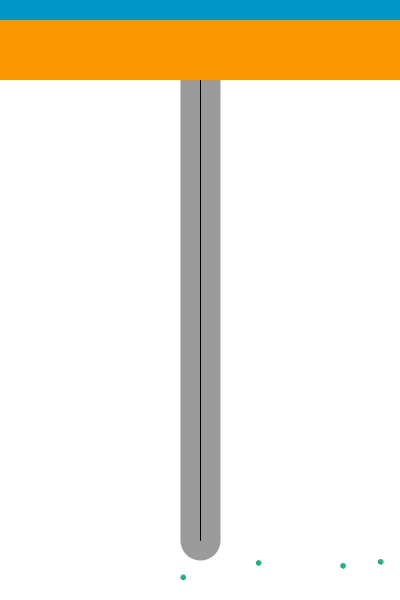
Frame 1 (no input)
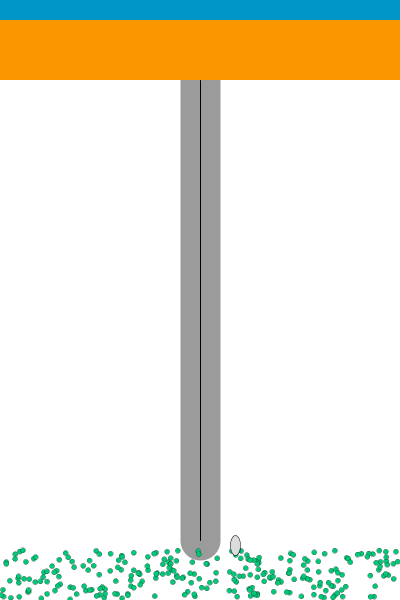
Frame 60 (the mouse pressed at the canvas centre just before this capture)
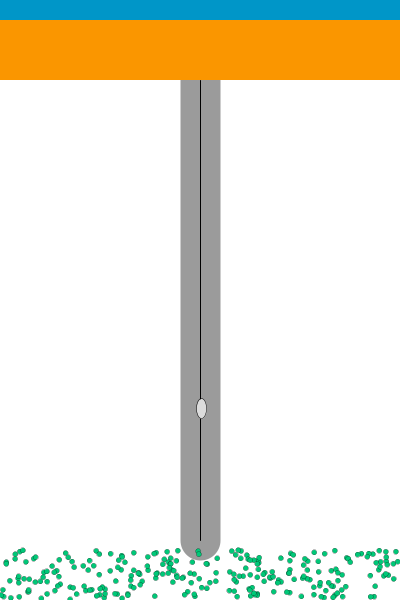
Frame 120 (the mouse held since frame 60 and released just before this capture)

The Processing sketch that drew these frames (run headless with seeded random() and noise(); from frame 60 on, the mouse is pressed at the canvas centre):

// Processing sketch: Ahmed_Christiana_Final_Proj_PN
// ── Ahmed_Christiana_Final_Proj_PN.pde
int len;//value to measure relative sizes of things
Path glialCell; 
CorticalPlate grid1; //grid for path glialCell
ArrayList<StemCell> stemCells; //stemCells that can reproduce or become neurons
ArrayList<Neuron> neurons; //new neurons that have not yet found their home

ArrayList<StemCell> deadCells = new ArrayList<StemCell>(); //stem cells that become neurons

boolean moved;
float sWidth;//screen width
float sHeight;//screen height

float neuralProb; //probability a cell will become a nerom
float glialProb; //probability a cell will become a glial cell
//float StemCellCount;


//if its not neural prob or glial prob then it will divide

// the walls of the neural tube contain neural stem cells, 
//which drive brain growth as they divide many times. 
//Gradually some of the cells stop dividing and differentiate 
//into neurons and glial cells, which are the main cellular 
//components of the CNS.

void setup() {
  size (400, 600);
  sWidth = width;
  sHeight = height;

  len = 20;
  //Path -> len * 4 to height
  glialCell = new Path();
  grid1 = new CorticalPlate();
  //may need to add more points if we decide path isn't just straight line
  //glialCell.addPoint(width/2, height-len*3); //start point
  //glialCell.start = glialCell.getStart();
  //glialCell.addPoint(width/2, len*4); //end point (must be last thing addd to arrayList)
  stemCells = new ArrayList<StemCell>();
  neurons = new ArrayList<Neuron>();

  stemCells.add(new StemCell());
  stemCells.add(new StemCell());
}

void draw () {
  background(255);
  glialCell.display();
  noStroke();
  fill(0, 150, 200);
  rect(0, 0, width, len);
  fill(250, 150, 0);
  rect(0, len, width, len*3);
  StemCellGrow();
  Neurons();
  for (int i = 0; i< neurons.size(); i++) {
    neurons.get(i).follow(glialCell);
    neurons.get(i).display();
  }
  travel(glialCell);
  grid1.display(glialCell);
  if (moved) {
    for (int i = 0; i< grid1.columns; i++) {
      for (int j = 0; j< grid1.rows; j++) {
        if (grid1.cells[i][j] != null) {
          grid1.cells[i][j].age();
        }
      }
    }
    //cell reches top, bool is true
    //run corticalplate
    //set bool to false again
  }
}

//this is the stem cell array getting bigger an dbeing displayed
void StemCellGrow() {
  stemCells.remove(deadCells);

  ArrayList<StemCell> newCells = new ArrayList<StemCell>(); 

  //StemCell closestCell;
  PVector closestPos = new PVector(500,500);
  float magClosest = closestPos.mag();
  
  for (int i = 0; i<stemCells.size(); i++) {
    StemCell me = stemCells.get(i);
    stemCells.get(i).display();
   
    for (int j = 0; j<stemCells.size(); j++) {
      if (stemCells.get(j) != stemCells.get(i)) {
        PVector pos = stemCells.get(j).position;
        //PVector closestPos = closestCell.position;
        //float closestVal = 
        PVector dist = PVector.sub(me.position, pos);
        if (dist.mag() < magClosest){
           closestPos =  stemCells.get(j).position;
        }
        // if stem cell !sense other stem cell
        // reproduce new stem cell
        if (stemCells.get(j).sensesOther(closestPos) == false || stemCells.size() <= 30) {   
          StemCell newCell = stemCells.get(j).reproduce();
          newCells.add(newCell);
          newCell.display();
          //stemCells.get(j).display();
        }
      }
    }
  }
  stemCells.addAll(newCells);
 
}


//this is the stem cell array getting bigger an dbeing displayed
//void StemCellGrow() {
//  stemCells.remove(deadCells);

//  ArrayList<StemCell> newCells = new ArrayList<StemCell>(); 
//  for (int i = 0; i<stemCells.size(); i++) {
//    stemCells.get(i).display();
//    float rand = random(1);
//    if (rand< 0.01) {   
//      StemCell newCell = stemCells.get(i).reproduce();
//      newCells.add(newCell);
//    }
//  }
//  stemCells.addAll(newCells);
//}

//StemCells become neurons (make new neuron, stem cell dies)
void Neurons() {
  for (int i =stemCells.size()-1;i >=0; i--) {
    float rand = random(10);
    if (rand < 0.001) {//small probability that a neuorn is made
      //PVector spos = stemCells.get(i).position;
      //PVector blank = new PVector(0, 0);
      //PVector pos = PVector.add(spos, blank);
      float xVal = stemCells.get(i).position.x;
      float yVal = stemCells.get(i).position.y;
      PVector pos2 = new PVector(xVal, yVal);
      Neuron newNeuron = new Neuron(pos2);//new neuron is made
      newNeuron.follow(glialCell);
      neurons.add(newNeuron);//neuron added to the arrayList
      stemCells.remove(i);//stem cell that became a neuron is added to deadCells
    }
  }
  println("before ", stemCells.size());
  println(deadCells.size());
  //stemCells.remove(deadCells);
    println("after ", stemCells.size());
}


//reaches end, remove from arrayList
//call the moveDown function
//neurons gotta age
//ADD GRID(corti..) AS INPUT AS WELL!!!
boolean travel(Path glia) {
  moved = false;
  for (int i = 0; i<neurons.size(); i++) {
    Neuron currNeuron = neurons.get(i);
    int columnVal = 0;
    float rand = random(1);
    if (glia.end.y >= currNeuron.position.y) {
      println("test");
      neurons.get(i).velocity = new PVector(0, 0);
      moved = true;
      //if grid is empty, choose random spot to putfir cell into
      if (grid1.numNeurons == 0) {
        if (rand<0.5) {
          columnVal = 0;
        } else {
          columnVal = 1;
        }
      }
      //otherwise check which cell has a null
      else if (grid1.cells[0][0] == null && grid1.cells[1][0] != null) {
        columnVal = 0;
      } else if (grid1.cells[0][0] != null && grid1.cells[1][0] == null) {
        columnVal = 1;
      } //otherwise check which cell is olde
      else {
        if (grid1.cells[0][0].age > grid1.cells[1][0].age) {
          columnVal = 0;
        } else { 
          columnVal = 1;
        }
      }
      grid1.moveCellsDown(columnVal, currNeuron);
      neurons.remove(currNeuron);
    }
  }
  return moved;
}
// ── CorticalPlate.pde
//Each glia will have a designated grid that cells go to

//reaches end, remove from arrayList
//call the moveDown function

class CorticalPlate {
  Neuron[][] cells;
  int numNeurons;
  int columns =2;
  int rows = 5;
  float cellWidth = sWidth/30;

  CorticalPlate() {
    numNeurons = 0;
    cells = new Neuron[columns][rows]; //2 columns, 5 rows
    //PVector trya = new PVector(400,400);
    //PVector tryb = new PVector(300,200);
    //cells[0][0] = new Neuron(trya);
   // cells[1][0] = new Neuron(tryb);
  }

  void display(Path glialC) {
    //float endPoint = sHeight-len*3;
    for (int i = 0; i< columns; i++) {
      for (int j = 0; j< rows; j++) {
        if (cells[i][j] != null) {
          float yVal = glialC.end.y + cells[i][j].radius + j*20;
          if (i == 0) {
            cells[i][j].position = new PVector(glialC.end.x + (1.5)*glialC.radius, yVal);
          } else {
           cells[i][j].position = new PVector(glialC.end.x - (1.5)*glialC.radius, yVal);
          }
          cells[i][j].velocity = new PVector(0, 0);
          cells[i][j].display();
          //cells only age if they are being moved
          //ony call run if a new cell has reached the top
          //cells[i][j].age();
        }
      }
    }
  }

  void moveCellsDown(int columnVal, Neuron newCell) {
    println("in movedown");
    Neuron[][] newNeurons = new Neuron[columns][rows]; 
    //newCell.velocity = new PVector(0, 0);
    numNeurons++;
    //loop through arraysize-2 (half of the array), ignore last item in array
    //make a new array with that half updated
    for (int i = 0; i< rows-1; i++) { 
      if (cells[columnVal][i] != null) {
        newNeurons[columnVal][i+1] = cells[columnVal][i];
      }
    }
    newNeurons[columnVal][0] = newCell;

    //add updated cells into old arrayList (cells) 
    for (int i = 0; i< rows; i++) { 
      cells[columnVal][i] = newNeurons[columnVal][i];
    }
  }
}




  //MAY NOT NEED THIS!!! DEPENDS ON HOW WE CODE THE MAIN METHOD
  //void age() {
  //  for (int i = 0; i< columns; i++) {
  //    for (int j = 0; j< rows; j++) {
  //      cells[i][j].age++;
  //      cells[i][j].c +=50;
  //    }
  //  }
  //}

  //only run if a new cell is being added!!!
  //void run(Path glia, Neuron newCell) {
  //  int highColumnVal = 0; 
  //  if (newCell.position == glia.findEnd()) {//if the new cell has reached the end of path
  //    if (cells[0][0].age < cells[1][0].age) {
  //      highColumnVal = 1;
  //    }
  //    moveCellsDown(highColumnVal, newCell);
  //    display();
  //  }
  //}





//  int w;
//  int columns; 
//  int rows;
//  //size(w*rows, w*columns);
//  int [][]board;// = new int [columns][rows];
//  int[][] next;// = new int[columns][rows];


//  CorticalPlate(int w_) {
//    w = w_;
//    columns = width/w; 
//    rows = height/w;
//    board = new int [columns][rows];
//    next = new int[columns][rows];
//  }
//  void setupCa() {
//    for (int x = 10; x < 40; x++) {
//      for (int y = 10; y < 40; y++) {
//        board[x][y] = 0;
//      }
//    }
//  }
//  void run() {
//    next = new int[columns][rows];

//    for (int x = 1; x < columns-1; x++) {
//      for (int y = 1; y < rows-1; y++) {
//        int neighbors = 0;
//        //
//        for (int i = -1; i <= 1; i++) {
//          for (int j = -1; j <= 1; j++) {
//            neighbors += board[x+i][y+j];
//          }
//        }

//        neighbors -= board[x][y];

//        if      ((board[x][y] == 1) && (neighbors <  2)) next[x][y] = 0;
//        else if ((board[x][y] == 1) && (neighbors >  3)) next[x][y] = 0;
//        else if ((board[x][y] == 0) && (neighbors == 3)) next[x][y] = 1;
//        else next[x][y] = board[x][y];
//      }
//    }


//    for ( int i = 0; i < columns; i++) {
//      for ( int j = 0; j < rows; j++) {

//        //Black when state = 1
//        if ((board[i][j] == 1)) fill(0);
//        //White when state = 0
//        else fill(255);
//        stroke(0);

//        rect(i*w, j*w, w, w);
//      }
//    }

//    board = next;
//  }

//  PVector checkCA(PVector cell) {
//    int myx, myy;
//    PVector result;
//    myx = int(cell.x/columns);
//    myy = int(cell.y/rows);
//    if (board[myx][myy] == 1) {
//      result = new PVector (-1, 1);
//      return result;
//    } else {
//      result = new PVector(1, -1);
//      return result;
//    }
//  }
//}
// ── Neuron.pde
//"age" of cell determines heirarchy and placement in space
//age will 
class Neuron extends StemCell {
  PVector position;

  PVector velocity;
  PVector acceleration;
  float maxSpeed = 3;
  float maxForce = 1.2;
  float age;
  color c;
  boolean reachPathStart;
  float colorV = 220;

  Neuron(PVector pos) {
    //super();
    age = 0;
    position = pos;
    velocity = new PVector(0, 0);
    acceleration = new PVector(0.01, 0.1);
    radius = 10;
  }

  void display() {
    stroke(0);
    strokeWeight(0.5);
    fill(colorV);
    ellipse(position.x, position.y, radius, radius*2);
    update();
  }

  void age() {
    age++;
    colorV -= 20;
  }

  void seek(PVector pathStart) { //basically seek and slow down as approaching target
    PVector desired = PVector.sub(pathStart, this.position);
    desired.normalize();
    desired.mult(maxSpeed);
    PVector steer = PVector.sub(desired, velocity);
    steer.limit(maxForce);
    applyForce(steer);
  }

  //void foundStart(Path p) {
  //  PVector desired = PVector.sub(p.start, this.position);
  //  float d = desired.mag(); 
  //  if (d<5) {
  //  }
  //}

  void follow(Path p) {
    //PVector target = null;
    //float worldRecord = 10000000;
    //Predict the vehicle’s future location.
    PVector predict = velocity.copy(); 
    predict.normalize();
    predict.mult(25);
    PVector predictLoc = PVector.add(position, predict);
    //Find the normal point along the  path.

    PVector a = p.start;     
    PVector b = p.end; 
    PVector normalPoint = getNormalPoint(predictLoc, a, b);
    //Move a little further along the pathand set a target
    PVector dir = PVector.sub(b, a); 
    dir.normalize(); 
    dir.mult(10);
    PVector target = PVector.add(normalPoint, dir);
    //If we are off the path, seek that target in order to stay on the path
    float distance = PVector.dist(normalPoint, predictLoc);
    if (distance > p.radius) {

      //START
      //for (int i = 0; i < p.points.size()-1; i++) {
      //  PVector a = p.points.get(i);
      //  PVector b = p.points.get(i+1);
      //  PVector normalPoint = getNormalPoint(predictLoc, a, b);
      //  if (normalPoint.x < a.x || normalPoint.x > b.x) {
      //    normalPoint = b.copy();
      //  }
      //  float distance = PVector.dist(predictLoc, normalPoint);
      //  //If we beat the record, then this should be our target!
      //    if (distance < worldRecord) { 
      //    worldRecord = distance; 
      //    target = normalPoint.copy();
      //  }
      //END
      seek(target);
    }
  }


  PVector getNormalPoint(PVector p, PVector a, PVector b) {
    PVector ap = PVector.sub(p, a); //PVector that points from a to p
    PVector ab = PVector.sub(b, a); //PVector that points from a to b
    ab.normalize(); //Using the dot product for scalar projection 
    ab.mult(ap.dot(ab));
    PVector normalPoint = PVector.add(a, ab);
    //Finding the normal point along the line segment
    return normalPoint;
  }

  void applyForce(PVector f) {
    acceleration.add(f);
  }

  void update() {
    velocity.add(acceleration);  //add acceleration to velocity
    velocity.limit(maxSpeed);
    position.add(velocity);  //add velocity to location
    //checkEdges();
    acceleration.set(0, 0);
  }
}



//void checkEdges() {
//  if (position.x<0) {              //if too far left
//    position.x=width;              //move to the right of the window
//  } else if (position.x>width) {  //if too far right
//    position.x=0;                 //move to the left of the window
//  }
//  if (position.y<0) {             //if too high
//    position.y=height;            //move to the bottom of the window
//  } else if (position.y>height) { //if too low
//    position.y=0;                 //move to the top of the window
//  }
//}

//FOLLOW PATH CODE
//      PVector a = p.start;     
//      PVector b = p.end; 
//      PVector normalPoint = getNormalPoint(predictLoc, a, b);
//      //Move a little further along the pathand set a target
//      PVector dir = PVector.sub(b, a); 
//      dir.normalize(); 
//      dir.mult(10);
//      PVector target = PVector.add(normalPoint, dir);
//      //If we are off the path, seek that target in order to stay on the path
//      float distance = PVector.dist(normalPoint, predictLoc);
//      if (distance > p.radius) {
// ── Path.pde
//Allows us to easily make multiple paths in the future
//"Glial cells that make up the path"

class Path {
  float radius; 
  PVector start; 
  PVector end;
  Path() {
    radius = width/20;
  
    start = new PVector(width/2, height-len*3);
    end = new PVector(width/2, len*4);
  }
  void display() {  // Display the path.
    strokeWeight(radius*2);
    stroke(0, 100);
    line(start.x, start.y, end.x, end.y);
    strokeWeight(1);
    stroke(0);
    line(start.x, start.y, end.x, end.y);
  }
}


//class Path {
//  //A Path is now an ArrayList of points (PVector objects).
//  ArrayList<PVector> points; 
//  float radius;
//  PVector start;
//  PVector end;

//  Path() {
//    radius = 20;
//    points = new ArrayList<PVector>();
//  }
//  //This function allows us to add points to the path
//  void addPoint(float x, float y) { 
//    PVector point = new PVector(x, y);
//    points.add(point);
//    start = points.get(0);
//    end = points.get(points.size()-1);
//  }
//  //Display the path as a series of points.
//  void display() {
//    stroke(0);
//    noFill();
//    beginShape();
//    for (PVector v : points) {
//      vertex(v.x, v.y);
//    }
//    endShape();
//  }

//  PVector findEnd() {
//    int lastPoint = points.size()-1;
//    return points.get(lastPoint);
//  }

//  PVector getStart() {
//    return start;
//  }
//}
// ── StemCell.pde
class StemCell {
  PVector position;
  //PVector velocity;
  //PVector acceleration;
  //float lifespan;
  float radius;
  float visionRange = 50;

  StemCell() {
    //Constructor - initialization
    position = new PVector(random(sWidth), random(sHeight -len*2.5, sHeight));
    //velocity = new PVector(0, 0);
    //lifespan = 500;
    radius = 5;
  }

  void display() {
    stroke(0);
    strokeWeight(0.25);
    fill(0, 200, 120);
    ellipse(position.x, position.y, radius, radius);
  }

  StemCell reproduce() {
    // reproduce a stemCell 
    StemCell newCell = new StemCell();
    return newCell;
  }

  boolean sensesOther(PVector c) {
    return PVector.dist(c, this.position) < visionRange;
  }
}
